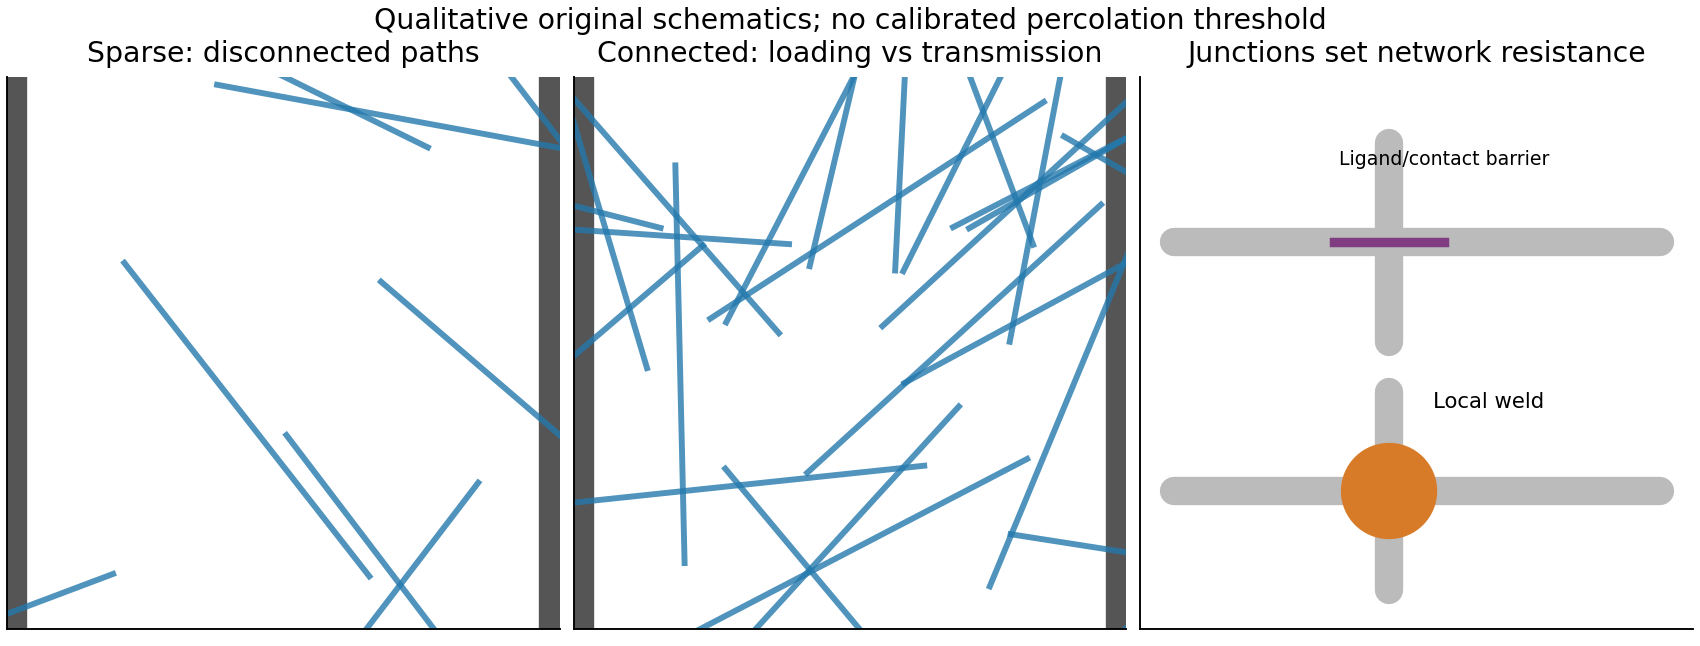

Write Python code to recreate this figure.
"""Original explanatory model figure; Python 3.14, NumPy and Matplotlib.
Run from the desired output directory. No exam image or experimental data used.
"""
import numpy as np
import matplotlib
matplotlib.use("Agg")
import matplotlib.pyplot as plt
plt.rcParams.update({"font.size": 10, "axes.spines.top": False, "axes.spines.right": False})
fig,axs=plt.subplots(1,3,figsize=(10,3.8),layout='constrained')
rng=np.random.default_rng(410)
for ax,count,title in zip(axs[:2],[10,30],['Sparse: disconnected paths','Connected: loading vs transmission']):
    for _ in range(count):
        x,y=rng.uniform(-.2,1.2,2);theta=rng.uniform(0,np.pi);length=.72
        dx,dy=length*np.cos(theta)/2,length*np.sin(theta)/2
        ax.plot([x-dx,x+dx],[y-dy,y+dy],lw=2.5,color='#2479ad',alpha=.8)
    ax.axvspan(0,.035,color='#555555');ax.axvspan(.965,1,color='#555555')
    ax.set(xlim=(0,1),ylim=(0,1),aspect='equal',title=title,xticks=[],yticks=[])
ax=axs[2]
for y in [.7,.25]:
    ax.plot([.06,.94],[y,y],lw=12,color='#bbbbbb',solid_capstyle='round')
ax.plot([.45,.45],[.52,.88],lw=12,color='#bbbbbb',solid_capstyle='round')
ax.plot([.45,.45],[.07,.43],lw=12,color='#bbbbbb',solid_capstyle='round')
ax.add_patch(plt.Circle((.45,.25),.085,color='#d87b28',zorder=5))
ax.plot([.35,.55],[.7,.7],lw=4,color='#803d81')
ax.text(.55,.84,'Ligand/contact barrier',fontsize=8,ha='center')
ax.text(.53,.40,'Local weld',fontsize=9)
ax.set(xlim=(0,1),ylim=(0,1),aspect='equal',title='Junctions set network resistance',xticks=[],yticks=[])
fig.suptitle('Qualitative original schematics; no calibrated percolation threshold')
fig.savefig('paper-2-transparent-networks.png',dpi=170,facecolor='white')
